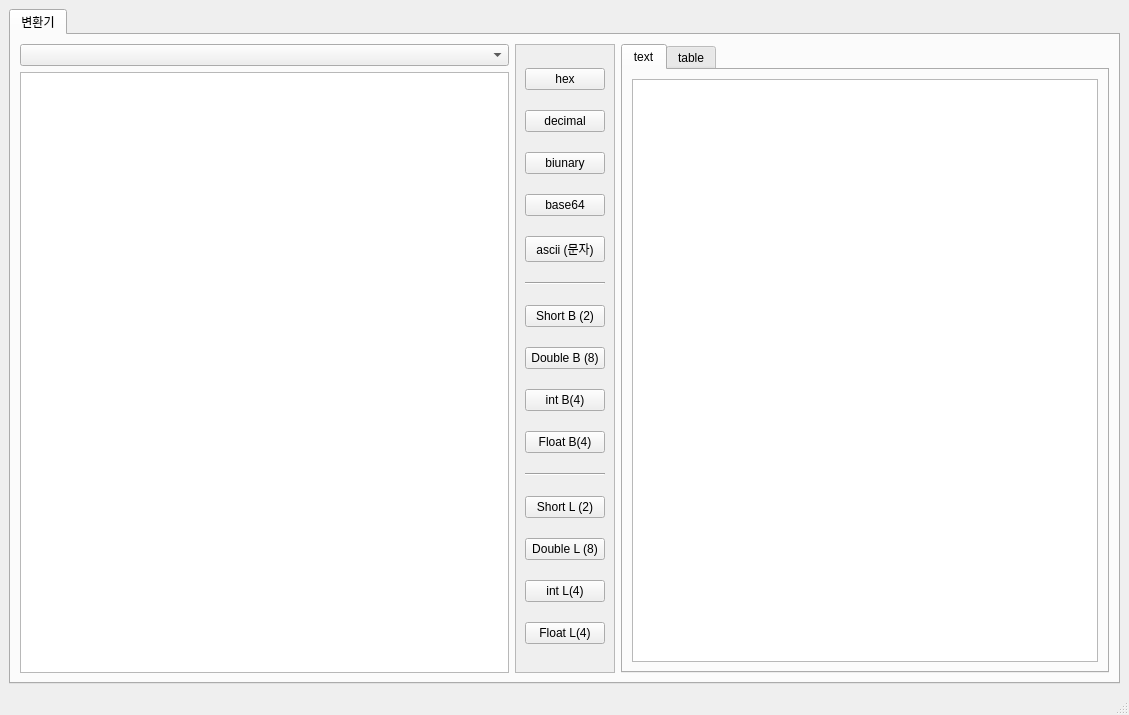
<?xml version="1.0" encoding="UTF-8"?>
<ui version="4.0">
 <class>MainWindow</class>
 <widget class="QMainWindow" name="MainWindow">
  <property name="geometry">
   <rect>
    <x>0</x>
    <y>0</y>
    <width>1129</width>
    <height>715</height>
   </rect>
  </property>
  <property name="windowTitle">
   <string>MainWindow</string>
  </property>
  <widget class="QWidget" name="centralwidget">
   <layout class="QGridLayout" name="gridLayout_3">
    <item row="0" column="0">
     <widget class="QTabWidget" name="tabWidget">
      <property name="currentIndex">
       <number>0</number>
      </property>
      <widget class="QWidget" name="tab">
       <attribute name="title">
        <string>변환기</string>
       </attribute>
       <layout class="QGridLayout" name="gridLayout">
        <item row="0" column="1" rowspan="3">
         <widget class="QScrollArea" name="scrollArea">
          <property name="sizePolicy">
           <sizepolicy hsizetype="Minimum" vsizetype="Expanding">
            <horstretch>0</horstretch>
            <verstretch>0</verstretch>
           </sizepolicy>
          </property>
          <property name="minimumSize">
           <size>
            <width>100</width>
            <height>0</height>
           </size>
          </property>
          <property name="widgetResizable">
           <bool>true</bool>
          </property>
          <widget class="QWidget" name="scrollAreaWidgetContents">
           <property name="geometry">
            <rect>
             <x>0</x>
             <y>0</y>
             <width>98</width>
             <height>605</height>
            </rect>
           </property>
           <layout class="QVBoxLayout" name="verticalLayout">
            <item>
             <widget class="QPushButton" name="btn_util_hex">
              <property name="text">
               <string>hex</string>
              </property>
             </widget>
            </item>
            <item>
             <widget class="QPushButton" name="btn_util_decimal">
              <property name="text">
               <string>decimal</string>
              </property>
             </widget>
            </item>
            <item>
             <widget class="QPushButton" name="btn_util_binuary">
              <property name="text">
               <string>biunary</string>
              </property>
             </widget>
            </item>
            <item>
             <widget class="QPushButton" name="btn_util_base64">
              <property name="text">
               <string>base64</string>
              </property>
             </widget>
            </item>
            <item>
             <widget class="QPushButton" name="btn_util_ascii">
              <property name="text">
               <string>ascii (문자)</string>
              </property>
             </widget>
            </item>
            <item>
             <widget class="Line" name="line">
              <property name="orientation">
               <enum>Qt::Orientation::Horizontal</enum>
              </property>
             </widget>
            </item>
            <item>
             <widget class="QPushButton" name="btn_short_big">
              <property name="text">
               <string>Short B (2)</string>
              </property>
             </widget>
            </item>
            <item>
             <widget class="QPushButton" name="btn_double_big">
              <property name="text">
               <string>Double B (8)</string>
              </property>
             </widget>
            </item>
            <item>
             <widget class="QPushButton" name="btn_int_big">
              <property name="text">
               <string>int B(4)</string>
              </property>
             </widget>
            </item>
            <item>
             <widget class="QPushButton" name="btn_float_big">
              <property name="text">
               <string>Float B(4)</string>
              </property>
             </widget>
            </item>
            <item>
             <widget class="Line" name="line_2">
              <property name="orientation">
               <enum>Qt::Orientation::Horizontal</enum>
              </property>
             </widget>
            </item>
            <item>
             <widget class="QPushButton" name="btn_short_little">
              <property name="text">
               <string>Short L (2)</string>
              </property>
             </widget>
            </item>
            <item>
             <widget class="QPushButton" name="btn_double_little">
              <property name="text">
               <string>Double L (8)</string>
              </property>
             </widget>
            </item>
            <item>
             <widget class="QPushButton" name="btn_int_little">
              <property name="styleSheet">
               <string notr="true"/>
              </property>
              <property name="text">
               <string>int L(4)</string>
              </property>
             </widget>
            </item>
            <item>
             <widget class="QPushButton" name="btn_float_little">
              <property name="text">
               <string>Float L(4)</string>
              </property>
             </widget>
            </item>
           </layout>
          </widget>
         </widget>
        </item>
        <item row="0" column="0">
         <widget class="QComboBox" name="util_combo"/>
        </item>
        <item row="1" column="0" rowspan="2">
         <widget class="QTextEdit" name="util_text"/>
        </item>
        <item row="0" column="2" rowspan="3">
         <widget class="QTabWidget" name="tabWidget_2">
          <property name="currentIndex">
           <number>0</number>
          </property>
          <widget class="QWidget" name="text">
           <attribute name="title">
            <string>text</string>
           </attribute>
           <layout class="QGridLayout" name="gridLayout_2">
            <item row="0" column="0">
             <widget class="QTextEdit" name="util_encode"/>
            </item>
           </layout>
          </widget>
          <widget class="QWidget" name="tab_3">
           <attribute name="title">
            <string>table</string>
           </attribute>
           <layout class="QGridLayout" name="gridLayout_4">
            <item row="0" column="0">
             <widget class="QTableWidget" name="util_encode_table"/>
            </item>
           </layout>
          </widget>
         </widget>
        </item>
       </layout>
      </widget>
     </widget>
    </item>
   </layout>
  </widget>
  <widget class="QMenuBar" name="menubar">
   <property name="geometry">
    <rect>
     <x>0</x>
     <y>0</y>
     <width>1129</width>
     <height>22</height>
    </rect>
   </property>
  </widget>
  <widget class="QStatusBar" name="statusbar"/>
 </widget>
 <resources/>
 <connections/>
</ui>
